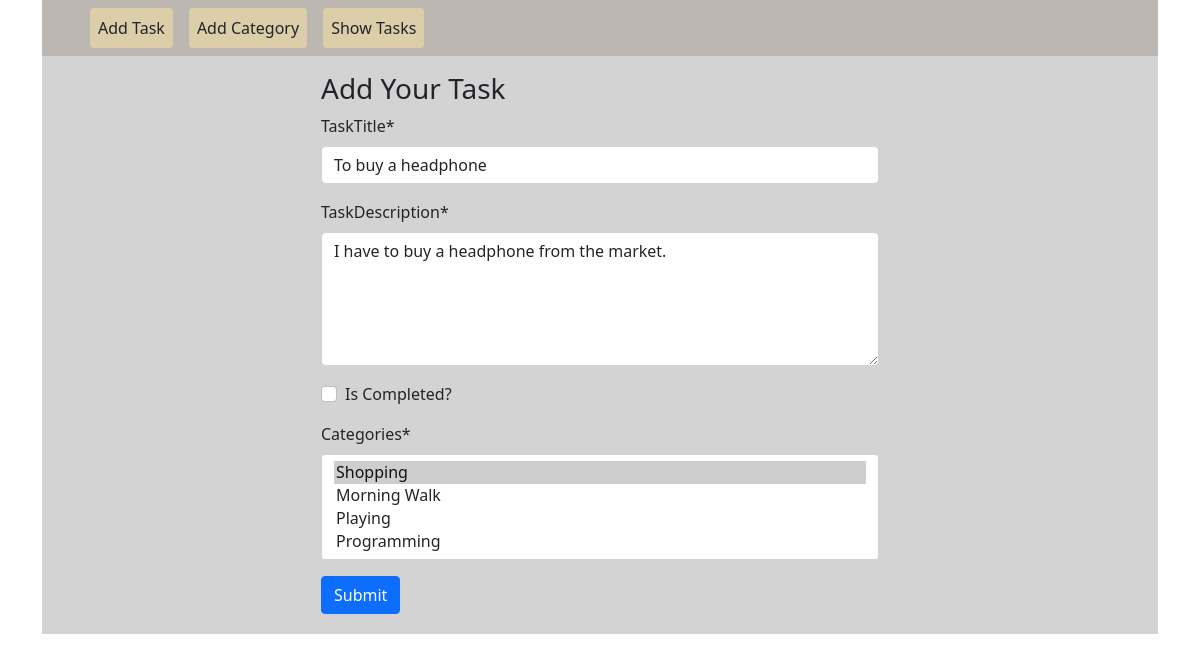
Before: /task/edit/3 with the older database file.
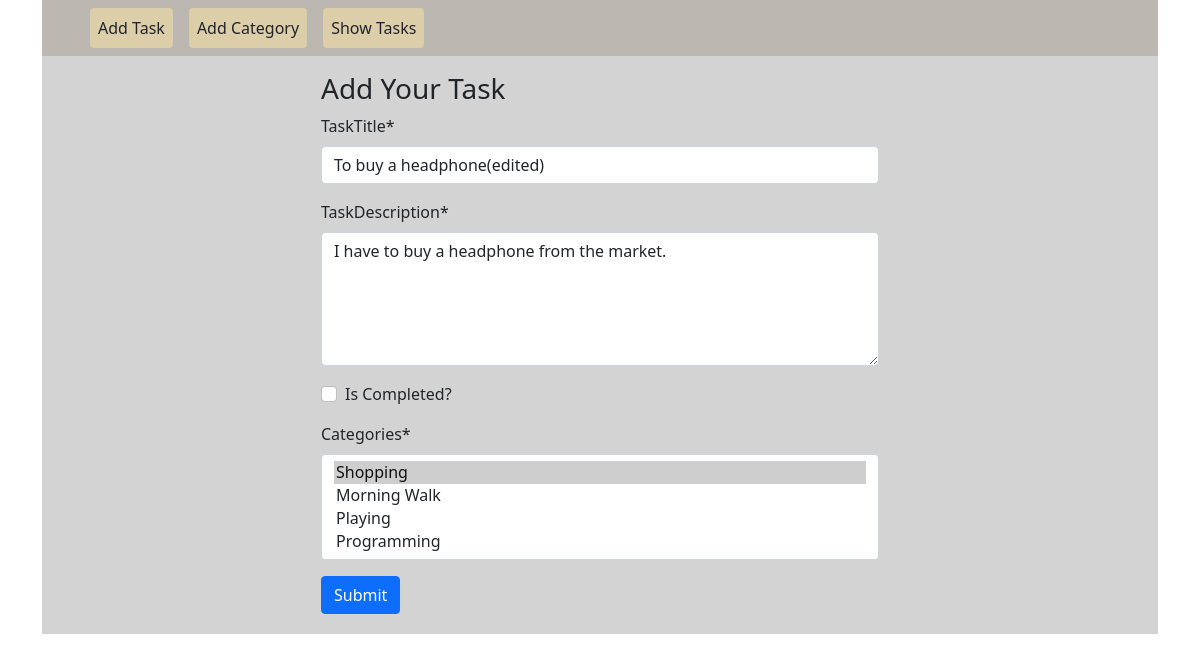
After: the same page with the newer database file.
### task/models.py (models this page shows, shortened)
class Task(models.Model):
    taskTitle = models.CharField(max_length=50)
    taskDescription = models.TextField()
    isCompleted = models.BooleanField(default=False)
    taskAssignDate = models.DateTimeField(auto_now_add=True)
    categories = models.ManyToManyField(TaskCategory)

### task/views.py (the view)
# urls.py: path('edit/<int:id>', views.edit_task, name='edit_task'),
def edit_task(request, id):
    task = models.Task.objects.get(pk=id)
    task_form = forms.TaskForm(instance=task)
    if request.method == "POST":
        task_form = forms.TaskForm(request.POST, instance=task)
        if task_form.is_valid():
            task_form.save()
            return redirect('homepage')
    return render(request, 'add_task.html', {'form': task_form})

### task/forms.py
class TaskForm(forms.ModelForm):
    class Meta:
        model = Task
        fields = '__all__'
        labels = {
            'isCompleted': 'Is Completed?',
        }
        widgets = {
            'taskDescription': forms.Textarea(attrs={'rows': 5}),
        }

### category/models.py (called while the page is built)
    def __str__(self):
        return self.category

### task/templates/add_task.html (shortened to what this page needs)
{% extends 'base.html' %}
{% load crispy_forms_tags %}
{% block content %}
  <div style="background: #d3d3d3; padding-bottom: 20px"">
    <form style="width:50% ; margin : auto" method="post">
      <h3 class="pt-3">Add Your Task</h3>
      {{ form | crispy }}
      <button class="btn btn-primary">Submit</button>
    </form>
  </div>
{% endblock %}

Changed rows visible on the page:
changed Task "I have to buy a headphone from the market.": taskTitle "To buy a headphone" → "To buy a headphone(edited)"
